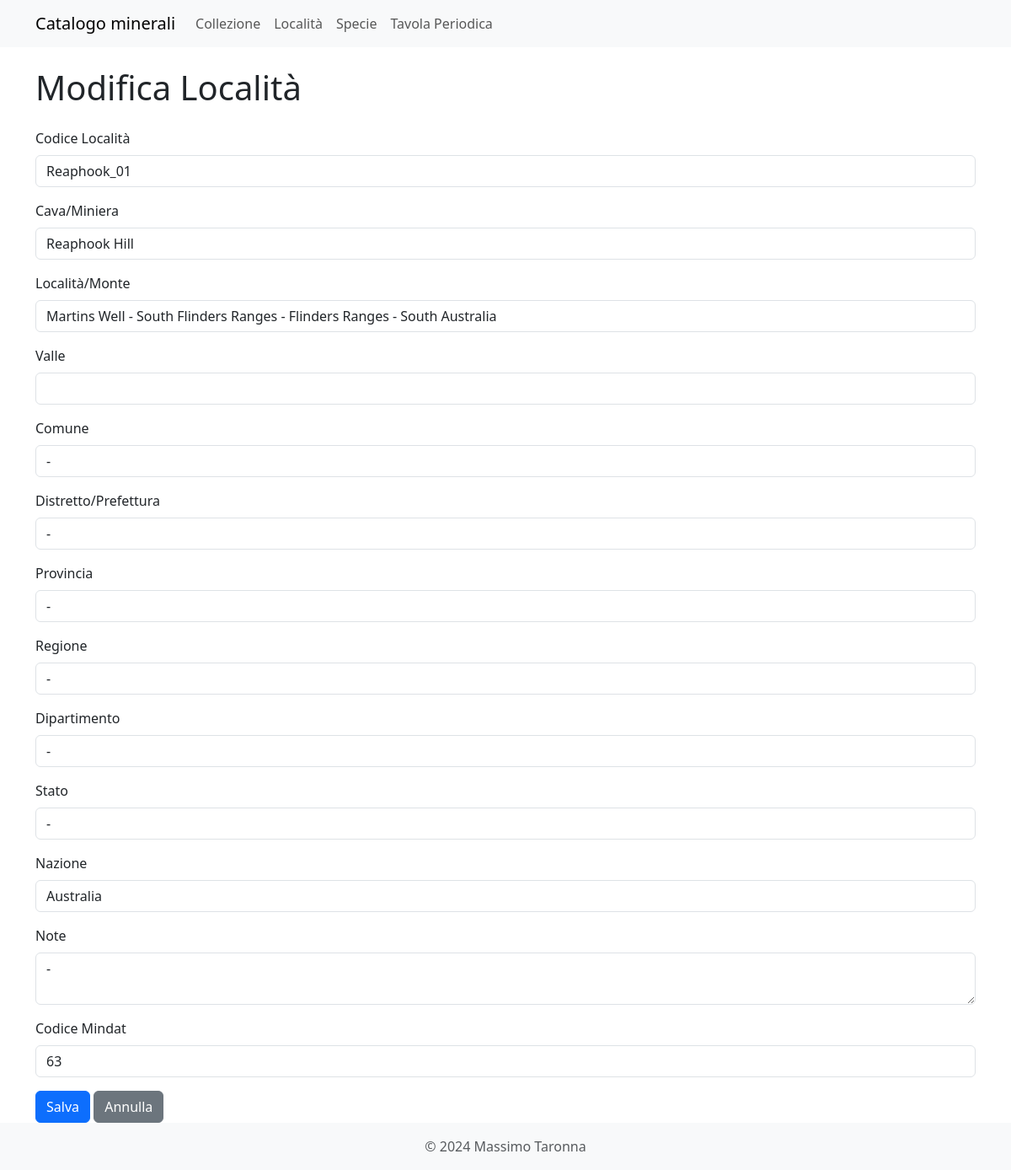
/localita/edit/1, run on the app's committed database.
### models.py (models this page shows)
class Localita(db.Model, SerializerMixin):
    id = db.Column(db.Integer, primary_key=True)
    cod_loc = db.Column(db.String(100), unique=True, nullable=False)
    cava_min = db.Column(db.String(255))
    loc_monte = db.Column(db.String(255))
    valle = db.Column(db.String(50))
    comune = db.Column(db.String(50))
    distr_pref = db.Column(db.String(50))
    provincia = db.Column(db.String(50))
    regione = db.Column(db.String(50))
    dipartimento = db.Column(db.String(50))
    stato = db.Column(db.String(50))
    nazione = db.Column(db.String(100))
    note = db.Column(db.Text)
    cod_mindat = db.Column(db.Integer)
    collezione = db.relationship('Collezione', backref='localita', lazy='dynamic')
    serialize_rules = ('-collezione',)

### app.py (the view, shortened to what this page needs)
@app.route('/localita/edit/<int:id>', methods=['GET', 'POST'])
def edit_localita(id):
    localita = Localita.query.get_or_404(id)
    form = LocalitaForm(obj=localita)
    return render_template('localita_form.html', form=form, title="Modifica Località")

### forms.py
class LocalitaForm(FlaskForm):
    id = HiddenField('ID')
    cod_loc = StringField('Codice Località', validators=[DataRequired()])
    cava_min = StringField('Cava/Miniera')
    loc_monte = StringField('Località/Monte')
    valle = StringField('Valle')
    comune = StringField('Comune')
    distr_pref = StringField('Distretto/Prefettura')
    provincia = StringField('Provincia')
    regione = StringField('Regione')
    dipartimento = StringField('Dipartimento')
    stato = StringField('Stato')
    nazione = StringField('Nazione')
    note = TextAreaField('Note')
    cod_mindat = IntegerField('Codice Mindat', validators=[Optional()])
    submit = SubmitField('Salva')

### app.py (called while the page is built)
@app.context_processor
def inject_specie_valide():
    specie_valide_count = db.session.query(func.count(func.distinct(Collezione.specie_id))).filter(Collezione.specie_id.isnot(None)).scalar()
    return {'specie_valide': specie_valide_count}

### templates/localita_form.html (shortened to what this page needs)
{% extends "base.html" %}
{% block content %}
<h1 class="mb-4">{{ title }}</h1>
<form method="POST" action="{{ url_for('new_localita') if form.id.data is none else url_for('edit_localita', id=form.id.data) }}">
    <div class="mb-3">
        {{ form.cod_loc.label(class="form-label") }}
        {{ form.cod_loc(class="form-control") }}
    </div>
    <div class="mb-3">
        {{ form.cava_min.label(class="form-label") }}
        {{ form.cava_min(class="form-control") }}
    </div>
    <div class="mb-3">
        {{ form.loc_monte.label(class="form-label") }}
        {{ form.loc_monte(class="form-control") }}
    </div>
    <div class="mb-3">
        {{ form.valle.label(class="form-label") }}
        {{ form.valle(class="form-control") }}
    </div>
    <div class="mb-3">
        {{ form.comune.label(class="form-label") }}
        {{ form.comune(class="form-control") }}
    </div>
    <div class="mb-3">
        {{ form.distr_pref.label(class="form-label") }}
        {{ form.distr_pref(class="form-control") }}
    </div>
    <div class="mb-3">
        {{ form.provincia.label(class="form-label") }}
        {{ form.provincia(class="form-control") }}
    </div>
    <div class="mb-3">
        {{ form.regione.label(class="form-label") }}
        {{ form.regione(class="form-control") }}
    </div>
    <div class="mb-3">
        {{ form.dipartimento.label(class="form-label") }}
        {{ form.dipartimento(class="form-control") }}
    </div>
    <div class="mb-3">
        {{ form.stato.label(class="form-label") }}
        {{ form.stato(class="form-control") }}
    </div>
    <div class="mb-3">
        {{ form.nazione.label(class="form-label") }}
        {{ form.nazione(class="form-control") }}
    </div>
    <div class="mb-3">
        {{ form.note.label(class="form-label") }}
        {{ form.note(class="form-control") }}
    </div>
    <div class="mb-3">
        {{ form.cod_mindat.label(class="form-label") }}
        {{ form.cod_mindat(class="form-control") }}
    </div>
    {{ form.submit(class="btn btn-primary") }}
    <a href="{{ url_for('localita') }}" class="btn btn-secondary">Annulla</a>
</form>
{% endblock %}

### data on the page
Localita: cod_loc "Reaphook_01", cava_min "Reaphook Hill", loc_monte "Martins Well - South Flinders Ranges - Flinders Ranges - South Australia", comune "-", distr_pref "-", provincia "-", regione "-", dipartimento "-", stato "-", nazione "Australia", note "-", cod_mindat "63"

### other printed values
{{ title }} "Modifica Località"
